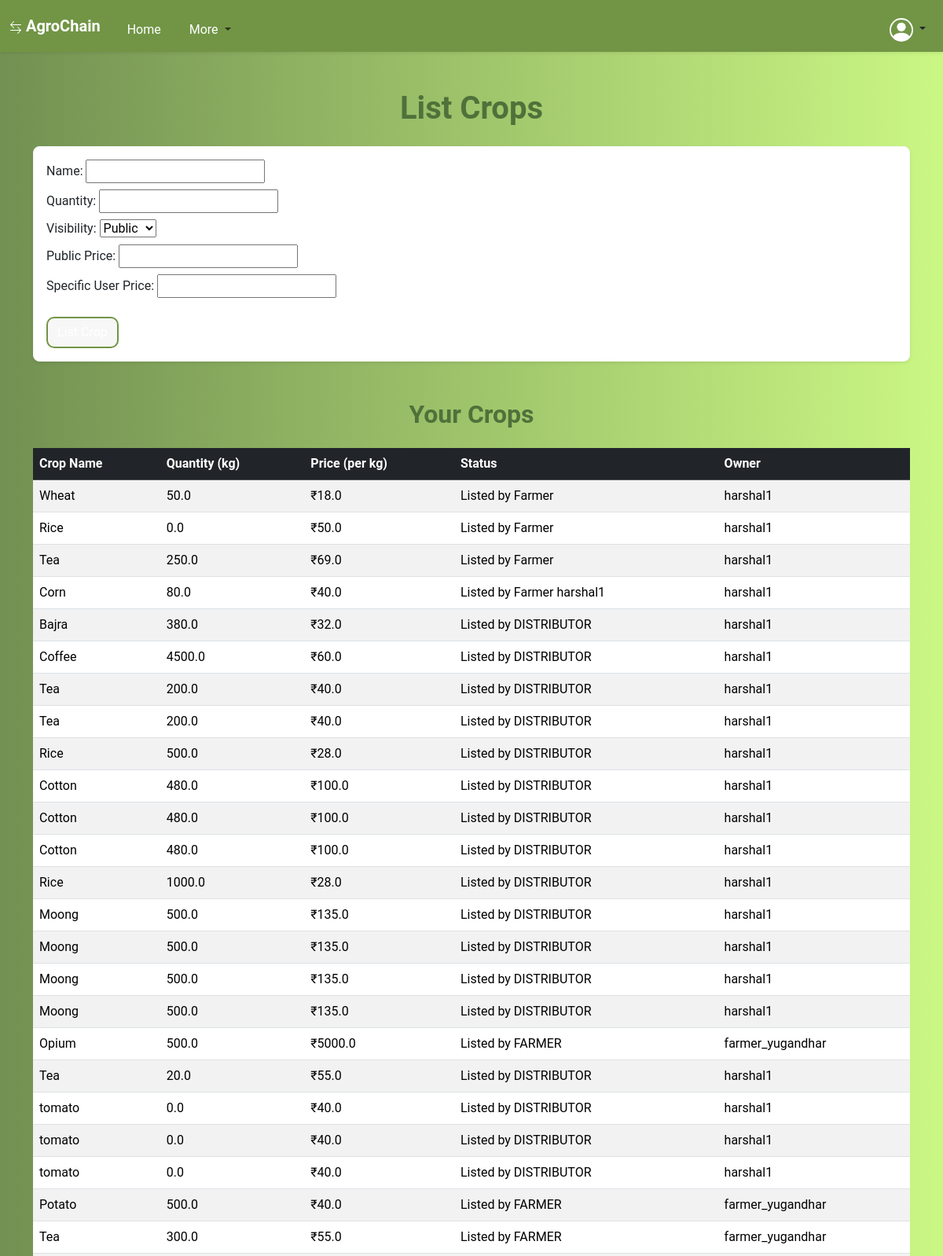
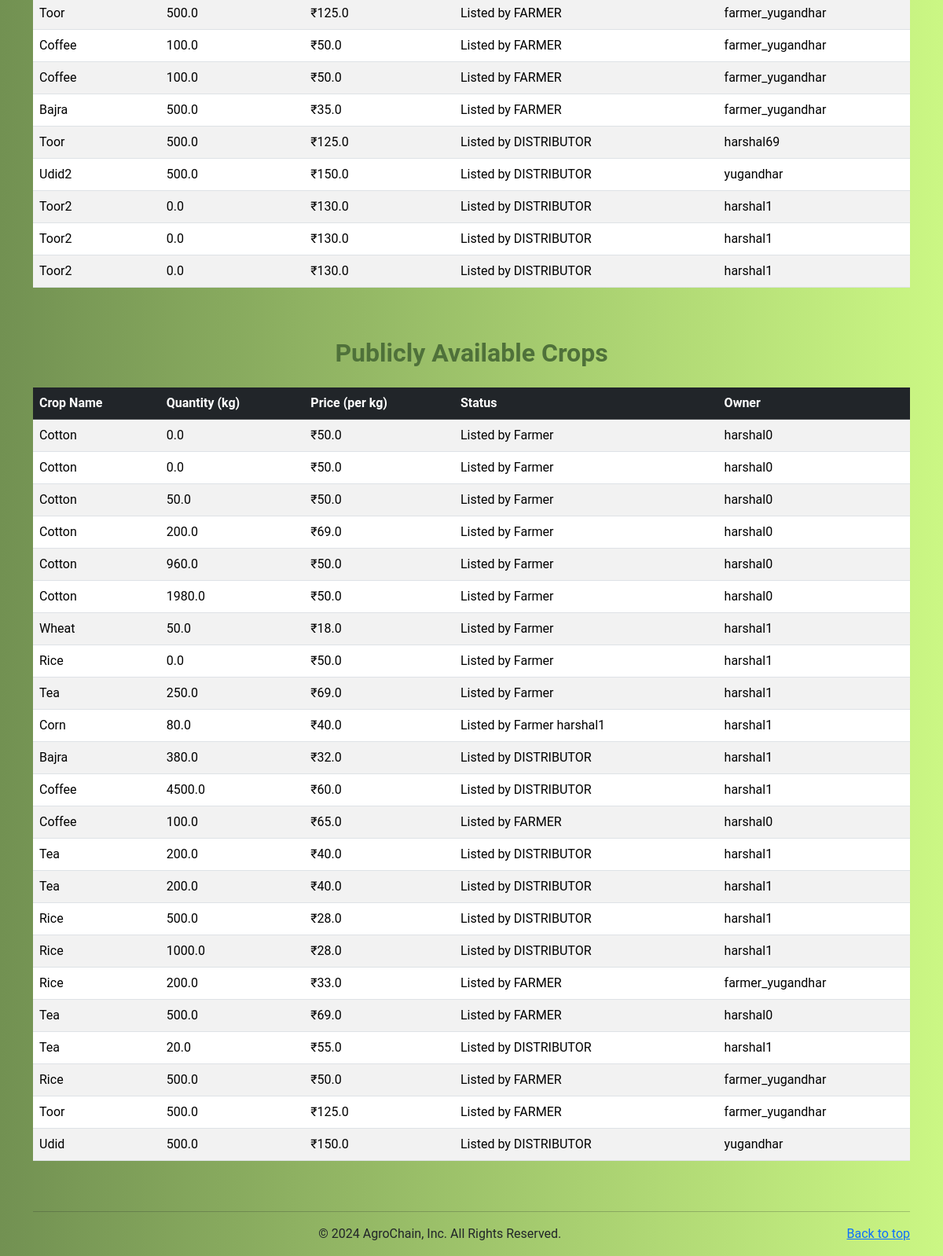
The page /list_crops/ (signed in) on the database its author committed (2 pictures, top to bottom).
### supply_chain/models.py (models this page shows, shortened)
class Crop(models.Model):
    name = models.CharField(max_length=100)
    quantity = models.FloatField()
    price = models.FloatField()  # Price for public visibility
    specific_user_price = models.FloatField(blank=True, null=True)  # Price for specific users
    current_owner = models.ForeignKey(settings.AUTH_USER_MODEL, on_delete=models.CASCADE, related_name='owned_crops')
    status = models.CharField(max_length=20, choices=[('listed', 'Listed'), ('sold', 'Sold')])
    current_stage = models.CharField(max_length=100, default='Listed by Farmer')
    transaction_hash = models.CharField(max_length=64, blank=True, null=True)
    allowed_users = models.ManyToManyField(settings.AUTH_USER_MODEL, related_name='allowed_crops', blank=True)
    visibility = models.CharField(max_length=10, choices=[('public', 'Public'), ('private', 'Private')], default='public')
    price_in_tokens = models.FloatField(blank=True, null=True, help_text='Optional: Price in tokens for the crop.')
    token_currency_enabled = models.BooleanField(default=False, help_text='Is token currency enabled for this crop?')

class CustomUser(AbstractUser):
    ROLE_CHOICES = [
        ('FARMER', 'Farmer'),
        ('DISTRIBUTOR', 'Distributor'),
        ('CONSUMER', 'Consumer'),
    ]
    role = models.CharField(max_length=100, choices=ROLE_CHOICES)
    profile_picture = models.ImageField(upload_to='profile_pictures/', default='default_profile.png', blank=True)
    balance = models.DecimalField(max_digits=10, decimal_places=2, default=100000)  # 2 decimal points for tokens

### supply_chain/views.py (the view)
# urls.py: path('list_crops/', list_crops, name='list_crops'),
@login_required
def list_crops(request):
    if request.user.role == 'CUSTOMER':
        return render(request, 'not_allowed.html')
    if request.method == 'POST':
        form = CropForm(request.POST)
        if form.is_valid():
            crop = form.save(commit=False)
            crop.current_owner = request.user  # Set the current owner
            crop.current_stage = f'Listed by {request.user.role}'
            crop.visibility = form.cleaned_data['visibility']
            if crop.visibility == 'public':
                crop.price = form.cleaned_data['price']  # Set public price
                crop.specific_user_price = None  # Clear specific user price if public
            crop.save()  # Save the crop instance to the database
            if crop.visibility == 'private':
                crop.price = form.cleaned_data['price']  # Set public price
                crop.specific_user_price = form.cleaned_data['specific_user_price']
                allowed_user_ids = request.POST.getlist('allowed_users')
                crop.allowed_users.set(allowed_user_ids)
                for user_id in allowed_user_ids:
                    user = CustomUser.objects.get(id=user_id)
                    UserSpecificCrop.objects.create(crop=crop, user=user, allowed=True)
                all_user_ids = CustomUser.objects.values_list('id', flat=True)
                not_allowed_user_ids = set(all_user_ids) - set(map(int, allowed_user_ids))
                for user_id in not_allowed_user_ids:
                    user = CustomUser.objects.get(id=user_id)
                    UserSpecificCrop.objects.create(crop=crop, user=user, allowed=False)
            sender = request.user.username
            recipient = None  # Adjust based on your app logic
            crop_id = crop.id
            price_to_use = crop.price if crop.visibility == 'public' else crop.specific_user_price
            blockchain.add_transaction(sender, recipient, price_to_use, crop_id)
            blockchain.mine_block()
            messages.success(request, f"Crop '{crop.name}' listed successfully!")
            return redirect('list_crops')
    else:
        form = CropForm()
    user_crops = Crop.objects.filter(current_owner=request.user)
    public_crops = Crop.objects.filter(visibility='public')
    allowed_crops = Crop.objects.filter(allowed_users=request.user)
    crops = user_crops | allowed_crops
    return render(request, 'list_crops.html', {
        'form': form,
        'crops': crops,
        'public_crops': public_crops,
        'users': CustomUser.objects.all()
    })

### supply_chain/forms.py
class CropForm(forms.ModelForm):
    price = forms.FloatField(label="Public Price", required=True)
    specific_user_price = forms.FloatField(label="Specific User Price", required=False)
    class Meta:
        model = Crop
        fields = ['name', 'quantity', 'visibility', 'price', 'specific_user_price']

### supply_chain/context_processors.py (called while the page is built)
def user_info(request):
    if request.user.is_authenticated:
        profile_picture_url = request.user.profile_picture.url if hasattr(request.user, 'profile_picture') and request.user.profile_picture else 'default_profile.png'
        return {
            'profile_name': request.user.username,
            'dp_url': profile_picture_url,
            'available_tokens': getattr(request.user, 'balance', 0),  # Assuming token_balance is an attribute of CustomUser
        }
    return {}

### supply_chain/templates/list_crops.html (shortened to what this page needs)
{% extends 'base.html' %}
{% block content %}
<div class="container my-5">
    <h1 class="text-center mb-4" style="color: #4f713a; font-weight: bold;">List Crops</h1>
    <div class="card shadow-sm border-light mb-4">
        <div class="card-body">
            <form method="post">
                {{ form.as_p }}
                <button type="submit" class="btn btn-success mt-3 w-65">List Crop</button>
            </form>
        </div>
    </div>
    <h2 class="text-center mt-5 mb-4" style="color: #4f713a; font-weight: bold;">Your Crops</h2>
    <div class="table-responsive">
        <table class="table table-striped table-hover">
            <thead class="table-dark">
                <tr>
                    <th>Crop Name</th>
                    <th>Quantity (kg)</th>
                    <th>Price (per kg)</th>
                    <th>Status</th>
                    <th>Owner</th>
                </tr>
            </thead>
            <tbody>
                {% for crop in crops %}
                    {% if crop.current_owner == request.user or request.user in crop.allowed_users.all %}
                        <tr>
                            <td>{{ crop.name }}</td>
                            <td>{{ crop.quantity }}</td>
                            <td>₹{{ crop.price }}</td>
                            <td>{{ crop.current_stage }}</td>
                            <td>{{ crop.current_owner.username }}</td>
                        </tr>
                    {% endif %}
                {% empty %}
                    <tr>
                        <td colspan="5" class="text-center">You have no crops listed.</td>
                    </tr>
                {% endfor %}
            </tbody>
        </table>
    </div>
    <h2 class="text-center mt-5 mb-4" style="color: #4f713a; font-weight: bold;">Publicly Available Crops</h2>
    <div class="table-responsive">
        <table class="table table-striped table-hover">
            <thead class="table-dark">
                <tr>
                    <th>Crop Name</th>
                    <th>Quantity (kg)</th>
                    <th>Price (per kg)</th>
                    <th>Status</th>
                    <th>Owner</th>
                </tr>
            </thead>
            <tbody>
                {% for crop in public_crops %}
                    <tr>
                        <td>{{ crop.name }}</td>
                        <td>{{ crop.quantity }}</td>
                        <td>₹{{ crop.price }}</td>
                        <td>{{ crop.current_stage }}</td>
                        <td>{{ crop.current_owner.username }}</td>
                    </tr>
                {% empty %}
                    <tr>
                        <td colspan="5" class="text-center">No public crops available.</td>
                    </tr>
                {% endfor %}
            </tbody>
        </table>
    </div>
</div>
{% endblock %}

### supply_chain/static/css/style.css (style rules this page uses)
.btn-success { background-color: #719545; border: none; }
body { font-family: 'Roboto', sans-serif; background: linear-gradient(to right, #729152, #cbf784); height: 100vh; margin: 0; }
h1 { font-weight: bold; color: #343a40; }
.card { border-radius: 10px; border: 1px solid #ddd; }
.card-body { padding: 1rem; }
button.btn { background-color: #f7f7f7; border: 2px solid #719545; border-radius: 10px; transition: background-color 0.3s ease-in-out; }
.card { border-radius: 8px; transition: transform 0.3s ease-in-out, box-shadow 0.3s ease-in-out; }
.card-body p { margin-bottom: 0.5rem; }

### rows shown on the page
Crop: name "Wheat", quantity "50.0", price "18.0", current_stage "Listed by Farmer", current_owner.username "harshal1"
Crop: name "Rice", quantity "0.0", price "50.0", current_stage "Listed by Farmer", current_owner.username "harshal1"
Crop: name "Tea", quantity "250.0", price "69.0", current_stage "Listed by Farmer", current_owner.username "harshal1"
Crop: name "Corn", quantity "80.0", price "40.0", current_stage "Listed by Farmer harshal1", current_owner.username "harshal1"
Crop: name "Bajra", quantity "380.0", price "32.0", current_stage "Listed by DISTRIBUTOR", current_owner.username "harshal1"
Crop: name "Coffee", quantity "4500.0", price "60.0", current_stage "Listed by DISTRIBUTOR", current_owner.username "harshal1"
Crop: name "Tea", quantity "200.0", price "40.0", current_stage "Listed by DISTRIBUTOR", current_owner.username "harshal1"
Crop: name "Tea", quantity "200.0", price "40.0", current_stage "Listed by DISTRIBUTOR", current_owner.username "harshal1"
Crop: name "Rice", quantity "500.0", price "28.0", current_stage "Listed by DISTRIBUTOR", current_owner.username "harshal1"
Crop: name "Cotton", quantity "480.0", price "100.0", current_stage "Listed by DISTRIBUTOR", current_owner.username "harshal1"
Crop: name "Rice", quantity "1000.0", price "28.0", current_stage "Listed by DISTRIBUTOR", current_owner.username "harshal1"
Crop: name "Moong", quantity "500.0", price "135.0", current_stage "Listed by DISTRIBUTOR", current_owner.username "harshal1"
Crop: name "Opium", quantity "500.0", price "5000.0", current_stage "Listed by FARMER", current_owner.username "farmer_yugandhar"
Crop: name "Tea", quantity "20.0", price "55.0", current_stage "Listed by DISTRIBUTOR", current_owner.username "harshal1"
Crop: name "tomato", quantity "0.0", price "40.0", current_stage "Listed by DISTRIBUTOR", current_owner.username "harshal1"
Crop: name "Potato", quantity "500.0", price "40.0", current_stage "Listed by FARMER", current_owner.username "farmer_yugandhar"
Crop: name "Tea", quantity "300.0", price "55.0", current_stage "Listed by FARMER", current_owner.username "farmer_yugandhar"
Crop: name "Toor", quantity "500.0", price "125.0", current_stage "Listed by FARMER", current_owner.username "farmer_yugandhar"
Crop: name "Coffee", quantity "100.0", price "50.0", current_stage "Listed by FARMER", current_owner.username "farmer_yugandhar"
Crop: name "Coffee", quantity "100.0", price "50.0", current_stage "Listed by FARMER", current_owner.username "farmer_yugandhar"
Crop: name "Bajra", quantity "500.0", price "35.0", current_stage "Listed by FARMER", current_owner.username "farmer_yugandhar"
Crop: name "Toor", quantity "500.0", price "125.0", current_stage "Listed by DISTRIBUTOR", current_owner.username "harshal69"
Crop: name "Udid2", quantity "500.0", price "150.0", current_stage "Listed by DISTRIBUTOR", current_owner.username "yugandhar"
Crop: name "Toor2", quantity "0.0", price "130.0", current_stage "Listed by DISTRIBUTOR", current_owner.username "harshal1"
Crop: name "Cotton", quantity "0.0", price "50.0", current_stage "Listed by Farmer", current_owner.username "harshal0"
Crop: name "Cotton", quantity "0.0", price "50.0", current_stage "Listed by Farmer", current_owner.username "harshal0"
Crop: name "Cotton", quantity "50.0", price "50.0", current_stage "Listed by Farmer", current_owner.username "harshal0"
Crop: name "Cotton", quantity "200.0", price "69.0", current_stage "Listed by Farmer", current_owner.username "harshal0"
Crop: name "Cotton", quantity "960.0", price "50.0", current_stage "Listed by Farmer", current_owner.username "harshal0"
Crop: name "Cotton", quantity "1980.0", price "50.0", current_stage "Listed by Farmer", current_owner.username "harshal0"
Crop: name "Coffee", quantity "100.0", price "65.0", current_stage "Listed by FARMER", current_owner.username "harshal0"
Crop: name "Rice", quantity "200.0", price "33.0", current_stage "Listed by FARMER", current_owner.username "farmer_yugandhar"
Crop: name "Tea", quantity "500.0", price "69.0", current_stage "Listed by FARMER", current_owner.username "harshal0"
Crop: name "Rice", quantity "500.0", price "50.0", current_stage "Listed by FARMER", current_owner.username "farmer_yugandhar"
Crop: name "Toor", quantity "500.0", price "125.0", current_stage "Listed by FARMER", current_owner.username "farmer_yugandhar"
Crop: name "Udid", quantity "500.0", price "150.0", current_stage "Listed by DISTRIBUTOR", current_owner.username "yugandhar"
